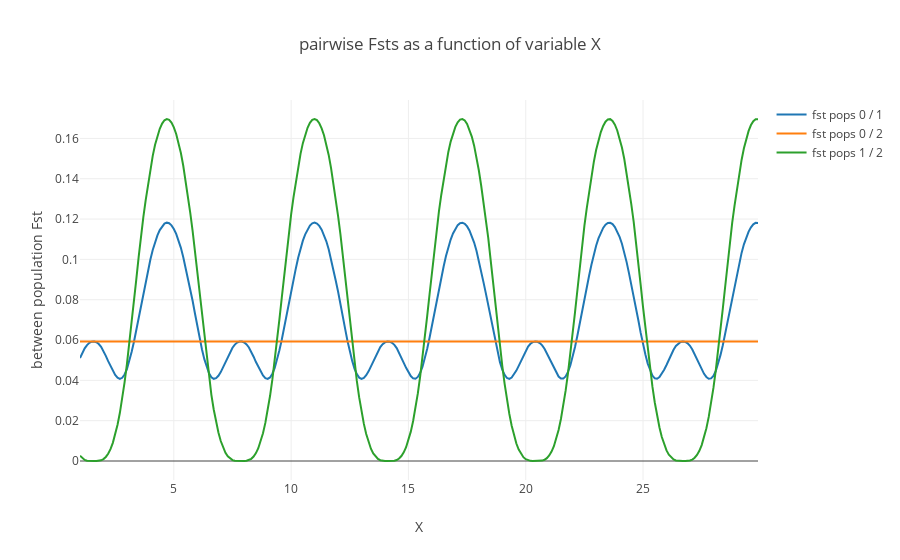

Notebook cell for this chart:
### Code cell
coords= {z:[x for x in range(len(labels)) if labels[x] == z] for z in list(set(labels))}

fig_data= [go.Scatter(
x= Control[coords[i],0],
y= Control[coords[i],1],
mode= 'lines',
name= 'fst pops {} / {}'.format(i[0],i[1])
) for i in coords.keys()
]

layout = go.Layout(
    title= 'pairwise Fsts as a function of variable X',
    yaxis=dict(
        title='between population Fst'),
    xaxis=dict(
        title='X')
)

fig= go.Figure(data=fig_data, layout=layout)
iplot(fig)

### Figure 1 — Plotly figure (JSON) as saved in the notebook; plotly's stock layout.template omitted (floating-point values rounded to 4 significant figures; data arrays with more than 128 entries replaced by an {"elided": "..."} marker saying what was removed)
{"data": [{"mode": "lines", "name": "fst pops 0 / 1", "type": "scatter", "x": {"elided": "290 float values"}, "y": {"elided": "290 float values"}}, {"mode": "lines", "name": "fst pops 0 / 2", "type": "scatter", "x": {"elided": "290 float values"}, "y": {"elided": "290 float values"}}, {"mode": "lines", "name": "fst pops 1 / 2", "type": "scatter", "x": {"elided": "290 float values"}, "y": {"elided": "290 float values"}}], "layout": {"title": "pairwise Fsts as a function of variable X", "xaxis": {"title": "X"}, "yaxis": {"title": "between population Fst"}}}
